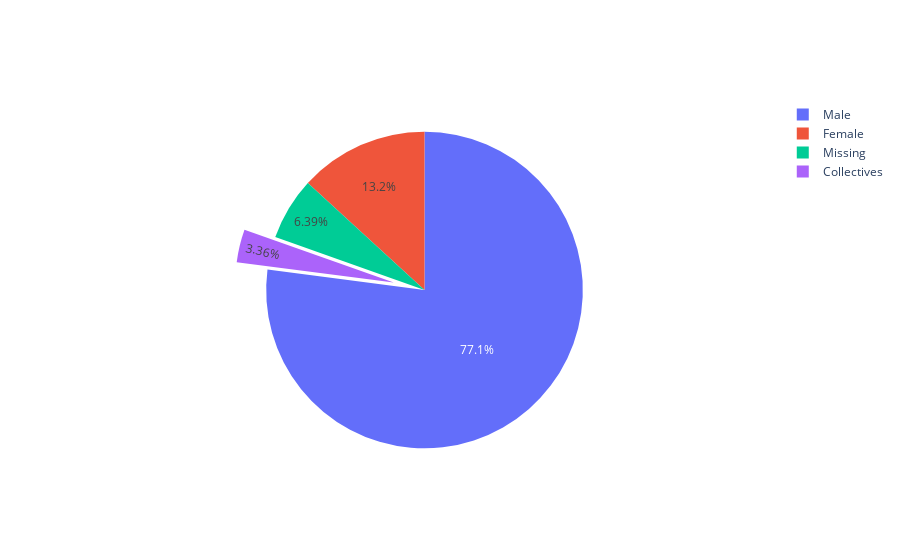

The code cell stored with this chart in its notebook:
### Code cell
# Pulling sectors out from the center --MOMA ALL

#collectives number from the other cell COLLECTIVES = 4545

import plotly.graph_objects as go

labels = ['Male','Female','Missing','Collectives']
values = [104167, 17823, 8641, 4545]

# pull is given as a fraction of the pie radius
fig = go.Figure(data=[go.Pie(labels=labels, values=values, pull=[0, 0, 0, 0.2])])
fig.show()

### Figure 1 — Plotly figure (JSON) as saved in the notebook; plotly's stock layout.template omitted (floating-point values rounded to 4 significant figures)
{"data": [{"labels": ["Male", "Female", "Missing", "Collectives"], "pull": [0, 0, 0, 0.2], "type": "pie", "values": [104167, 17823, 8641, 4545]}], "layout": {}}
